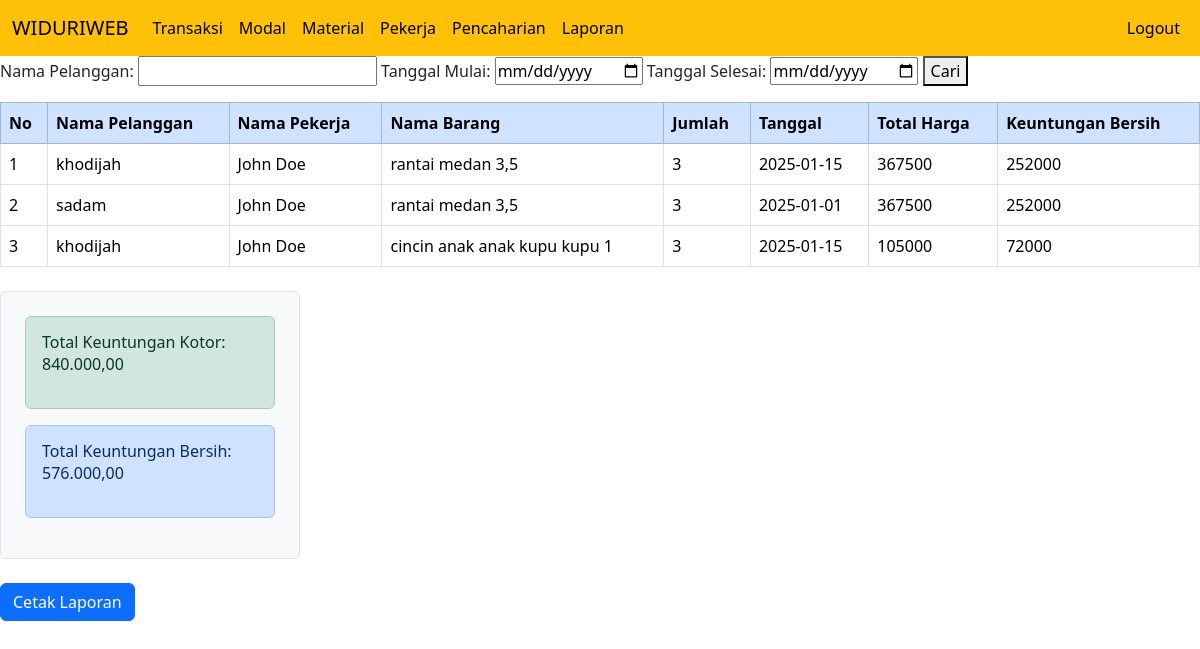
The app's page /laporan.php with its own data.
### tables this page shows
CREATE TABLE `transaksi` (
  `id_transaksi` int NOT NULL,
  `nama_pelanggan` varchar(255) NOT NULL,
  `id_pekerja` int NOT NULL,
  `id_barang` int NOT NULL,
  `jumlah` int NOT NULL,
  `tanggal` date DEFAULT NULL,
  `harga_total` int DEFAULT NULL
);

CREATE TABLE `pekerja` (
  `id_pekerja` int NOT NULL,
  `nama_pekerja` varchar(100) NOT NULL,
  `alamat` varchar(255) NOT NULL
);

CREATE TABLE `barang` (
  `id_barang` int NOT NULL,
  `nama_barang` varchar(255) NOT NULL,
  `harga` int NOT NULL,
  `stok` int NOT NULL,
  `id_material` int NOT NULL,
  `harga_modal` int DEFAULT NULL
);

### laporan.php (the view, shortened to what this page needs)
<?php
include "koneksi.php";
?>
<!DOCTYPE html>
<html lang="en">
<head>
    <link href="https://cdn.jsdelivr.net/npm/bootstrap@5.3.2/dist/css/bootstrap.min.css" rel="stylesheet">
</head>
<body>
<div>
 <nav class="navbar navbar-expand-lg bg-warning">
  <div class="container-fluid">
    <a class="navbar-brand" href="home.php">WIDURIWEB</a>
    <div class="collapse navbar-collapse" id="navbarNav">
      <ul class="navbar-nav me-auto">
        <li class="nav-item">
          <a class="nav-link active" href="transaksi.php">Transaksi</a>
        </li>
        <li class="nav-item">
          <a class="nav-link active" href="modal.php">Modal</a>
        </li>
        <li class="nav-item">
          <a class="nav-link active" href="material.php">Material</a>
        </li>
        <li class="nav-item">
          <a class="nav-link active" href="pekerja.php">Pekerja</a>
        </li>
        <li class="nav-item">
          <a class="nav-link active" href="pencaharian.php">Pencaharian</a>
        </li>
        <li class="nav-item">
          <a class="nav-link active" href="laporan.php">Laporan</a>
        </li>
      </ul>
      <ul class="navbar-nav">
        <li class="nav-item">
          <a class="nav-link active" href="index.php">Logout</a>
        </li>
      </ul>
    </div>
  </div>
</nav>
<form method="GET" action="laporan.php">
  <label for="">Nama Pelanggan:</label>
  <input type="text" name="cari" value="<?php if (isset($_GET['cari'])) echo $_GET['cari']; ?>">
  <label for="">Tanggal Mulai:</label>
  <input type="date" name="tanggal_mulai" value="<?php if (isset($_GET['tanggal_mulai'])) echo $_GET['tanggal_mulai']; ?>">
  <label for="">Tanggal Selesai:</label>
  <input type="date" name="tanggal_selesai" value="<?php if (isset($_GET['tanggal_selesai'])) echo $_GET['tanggal_selesai']; ?>">
  <button type="submit">Cari</button>
</form>
<?php
if (isset($_GET['cari']) || isset($_GET['tanggal_mulai']) || isset($_GET['tanggal_selesai'])) {
    $pencaharian = isset($_GET['cari']) ? $_GET['cari'] : '';
    $tanggal_mulai = isset($_GET['tanggal_mulai']) ? $_GET['tanggal_mulai'] : '';
    $tanggal_selesai = isset($_GET['tanggal_selesai']) ? $_GET['tanggal_selesai'] : '';
    $query = "
        SELECT t.*, b.nama_barang, b.harga_modal, p.nama_pekerja
        FROM transaksi t
        JOIN barang b ON t.id_barang = b.id_barang
        JOIN pekerja p ON t.id_pekerja = p.id_pekerja
        WHERE t.nama_pelanggan LIKE '%$pencaharian%'
    ";
    if ($tanggal_mulai && $tanggal_selesai) {
        $query .= " AND t.tanggal BETWEEN '$tanggal_mulai' AND '$tanggal_selesai'";
    } elseif ($tanggal_mulai) {
        $query .= " AND t.tanggal >= '$tanggal_mulai'";
    } elseif ($tanggal_selesai) {
        $query .= " AND t.tanggal <= '$tanggal_selesai'";
    }
} else {
    $query = "
        SELECT t.*, b.nama_barang, b.harga_modal, p.nama_pekerja
        FROM transaksi t
        JOIN barang b ON t.id_barang = b.id_barang
        JOIN pekerja p ON t.id_pekerja = p.id_pekerja
    ";
}
$hasil = mysqli_query($kon, $query);
$no = 0;
$total_keuntungan_kotor = 0;
$total_keuntungan_bersih = 0;
?>
<table class="my-3 table table-bordered">
    <thead>
        <tr class="table-primary">
            <th>No</th>
            <th>Nama Pelanggan</th>
            <th>Nama Pekerja</th>
            <th>Nama Barang</th>
            <th>Jumlah</th>
            <th>Tanggal</th>
            <th>Total Harga</th>
            <th>Keuntungan Bersih</th>
        </tr>
    </thead>
    <tbody>
    <?php while ($data = mysqli_fetch_array($hasil)) :
        $no++;
        $total_keuntungan_kotor += $data['harga_total'];
        $keuntungan_bersih = $data['harga_total'] - ($data['harga_modal'] * $data['jumlah']);
        $total_keuntungan_bersih += $keuntungan_bersih;
    ?>
        <tr>
            <td><?php echo $no; ?></td>
            <td><?php echo $data["nama_pelanggan"]; ?></td>
            <td><?php echo $data["nama_pekerja"]; ?></td>
            <td><?php echo $data["nama_barang"]; ?></td>
            <td><?php echo $data["jumlah"]; ?></td>
            <td><?php echo $data["tanggal"]; ?></td>
            <td><?php echo $data["harga_total"]; ?></td>
            <td><?php echo $keuntungan_bersih; ?></td>
        </tr>
    <?php endwhile; ?>
    </tbody>
</table>
<div class="my-4 p-4 bg-light border rounded" style="width: 25%; margin-left: 0;">
    <div class="alert alert-success" role="alert">
        <h6 class="mb-0">Total Keuntungan Kotor: </h6>
        <p class="fs-7"><?php echo number_format($total_keuntungan_kotor, 2, ',', '.'); ?></p>
    </div>
    <div class="alert alert-primary" role="alert">
        <h6 class="mb-0">Total Keuntungan Bersih: </h6>
        <p class="fs-7"><?php echo number_format($total_keuntungan_bersih, 2, ',', '.'); ?></p>
    </div>
</div>
<button id="btnPrint" class="btn btn-primary">Cetak Laporan</button>
</body>
</html>

### records on screen
transaksi: nama_pelanggan "khodijah", id_pekerja.nama_pekerja "John Doe", id_barang.nama_barang "rantai medan 3,5", jumlah "3", tanggal "2025-01-15", harga_total "367500", keuntungan_bersih "252000"
transaksi: nama_pelanggan "sadam", id_pekerja.nama_pekerja "John Doe", id_barang.nama_barang "rantai medan 3,5", jumlah "3", tanggal "2025-01-01", harga_total "367500", keuntungan_bersih "252000"
transaksi: nama_pelanggan "khodijah", id_pekerja.nama_pekerja "John Doe", id_barang.nama_barang "cincin anak anak kupu kupu 1", jumlah "3", tanggal "2025-01-15", harga_total "105000", keuntungan_bersih "72000"

### other values on screen
$total_keuntungan_kotor "840.000,00"
$total_keuntungan_bersih "576.000,00"
